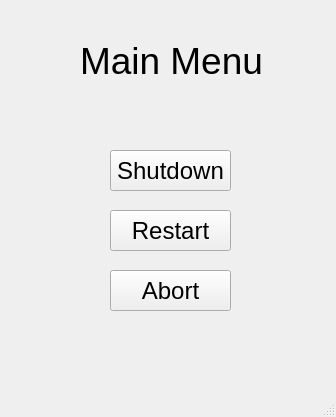
<?xml version="1.0" encoding="UTF-8"?>
<ui version="4.0">
 <class>MainMenu</class>
 <widget class="QMainWindow" name="MainMenu">
  <property name="geometry">
   <rect>
    <x>0</x>
    <y>0</y>
    <width>336</width>
    <height>417</height>
   </rect>
  </property>
  <property name="minimumSize">
   <size>
    <width>336</width>
    <height>417</height>
   </size>
  </property>
  <property name="maximumSize">
   <size>
    <width>336</width>
    <height>417</height>
   </size>
  </property>
  <property name="windowTitle">
   <string>MainMenu</string>
  </property>
  <widget class="QWidget" name="centralwidget">
   <widget class="QPushButton" name="pushButton">
    <property name="geometry">
     <rect>
      <x>110</x>
      <y>150</y>
      <width>121</width>
      <height>41</height>
     </rect>
    </property>
    <property name="font">
     <font>
      <pointsize>18</pointsize>
     </font>
    </property>
    <property name="text">
     <string>Shutdown</string>
    </property>
   </widget>
   <widget class="QPushButton" name="pushButton_2">
    <property name="geometry">
     <rect>
      <x>110</x>
      <y>210</y>
      <width>121</width>
      <height>41</height>
     </rect>
    </property>
    <property name="font">
     <font>
      <pointsize>18</pointsize>
     </font>
    </property>
    <property name="text">
     <string>Restart</string>
    </property>
   </widget>
   <widget class="QPushButton" name="pushButton_3">
    <property name="geometry">
     <rect>
      <x>110</x>
      <y>270</y>
      <width>121</width>
      <height>41</height>
     </rect>
    </property>
    <property name="font">
     <font>
      <pointsize>18</pointsize>
     </font>
    </property>
    <property name="text">
     <string>Abort</string>
    </property>
   </widget>
   <widget class="QLabel" name="label">
    <property name="geometry">
     <rect>
      <x>80</x>
      <y>30</y>
      <width>191</width>
      <height>61</height>
     </rect>
    </property>
    <property name="font">
     <font>
      <pointsize>28</pointsize>
     </font>
    </property>
    <property name="text">
     <string>Main Menu</string>
    </property>
   </widget>
  </widget>
  <widget class="QStatusBar" name="statusbar"/>
 </widget>
 <resources/>
 <connections/>
</ui>
